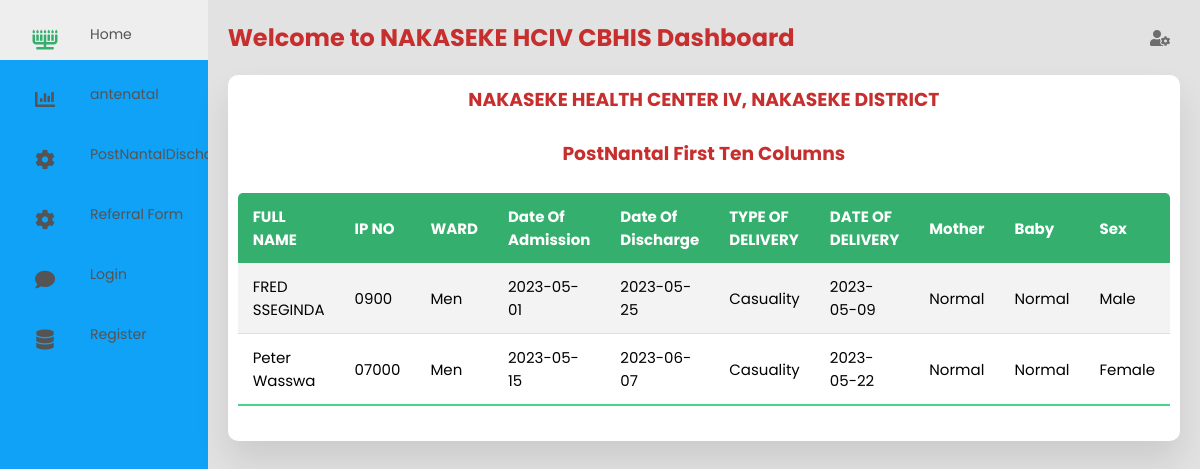
The app's page /Home.php (signed in) with its own data.
### tables this page shows
CREATE TABLE `postnatal` (
  `id` int(11) NOT NULL,
  `fullName` varchar(255) DEFAULT NULL,
  `ipNo` varchar(50) DEFAULT NULL,
  `ward` varchar(50) DEFAULT NULL,
  `dateOfAdmission` date DEFAULT NULL,
  `dateOfDischarge` date DEFAULT NULL,
  `typeOfDelivery` varchar(50) DEFAULT NULL,
  `dateOfDelivery` date DEFAULT NULL,
  `mother` varchar(255) DEFAULT NULL,
  `baby` varchar(255) DEFAULT NULL,
  `sex` varchar(10) DEFAULT NULL,
  `weight` float DEFAULT NULL,
  `feedingOption` varchar(50) DEFAULT NULL,
  `vitaminAGiven` varchar(3) DEFAULT NULL,
  `familySize` int(11) DEFAULT NULL,
  `dualProtection` varchar(3) DEFAULT NULL,
  `hivTesting` varchar(3) DEFAULT NULL,
  `infantFeeding` varchar(255) DEFAULT NULL,
  `heavyBleeding` varchar(3) DEFAULT NULL,
  `facialPuffiness` varchar(3) DEFAULT NULL,
  `fever` varchar(3) DEFAULT NULL,
  `vomiting` varchar(3) DEFAULT NULL,
  `smellingDischarge` varchar(3) DEFAULT NULL,
  `legPain` varchar(3) DEFAULT NULL,
  `abdominalPain` varchar(3) DEFAULT NULL,
  `abnormalBreathing` varchar(3) DEFAULT NULL,
  `failureToBreastfeed` varchar(3) DEFAULT NULL,
  `babyFever` varchar(3) DEFAULT NULL,
  `yellowEyesBody` varchar(3) DEFAULT NULL,
  `convulsion` varchar(3) DEFAULT NULL,
  `cordStump` varchar(3) DEFAULT NULL,
  `generalWeakness` varchar(3) DEFAULT NULL,
  `failureToPass` varchar(3) DEFAULT NULL,
  `injuries` varchar(255) DEFAULT NULL
);

### Home.php (the view, shortened to what this page needs)
<!DOCTYPE html>
<html lang="en">
<head>
  <link rel="stylesheet" href="dash.css" />
  <link rel="stylesheet" href="https://cdnjs.cloudflare.com/ajax/libs/font-awesome/5.15.4/css/all.min.css"/>
</head>
<body>
  <div class="container">
    <nav>
      <ul>
        <li><a href="Home.php">
          <i class="fas fa-menorah"></i>
          <span class="nav-item">Home</span>
        </a></li>
        <li><a href="antenatal.php">
          <i class="fas fa-chart-bar"></i>
          <span class="nav-item">antenatal</span>
        </a></li>
        <li><a href="PostNantalDischarge.php">
          <i class="fas fa-cog"></i>
          <span class="nav-item">PostNantalDischarge</span>
        </a></li>
        <li><a href="Referral_form.php">
          <i class="fas fa-cog"></i>
          <span class="nav-item">Referral Form</span>
        </a></li>
        <li><a href="Login.php">
          <i class="fas fa-comment"></i>
          <span class="nav-item">Login</span>
        </a></li>
        <li><a href="registration.php">
          <i class="fas fa-database"></i>
          <span class="nav-item">Register</span>
        </a></li>
      </ul>
    </nav>
    <section class="main">
      <div class="main-top">
        <h1 >Welcome to NAKASEKE HCIV CBHIS Dashboard</h1>
        <i class="fas fa-user-cog"></i>
      </div>
      <section class="attendance">
        <div class="attendance-list">
            <h1 style="text-align: center;">NAKASEKE HEALTH CENTER IV, NAKASEKE DISTRICT</h1><br>
          <h1 style="text-align: center;">PostNantal First ten Columns</h1>
          <table class="table">
            <thead>
                <tr>
                    <th>FULL NAME</th>
                    <th>IP NO</th>
                    <th>WARD</th>
                    <th>Date of Admission</th>
                    <th>Date of Discharge</th>
                    <th>TYPE OF DELIVERY</th>
                    <th>DATE OF DELIVERY</th>
                    <th>Mother</th>
                    <th>Baby</th>
                    <th>Sex</th>
                  </tr>
            </thead>
            <tbody>
                <?php
                $servername = "localhost";
                $username = "root";
                $password = "";
                $dbname = "Health";
                $conn = new mysqli($servername, $username, $password, $dbname);
                $sql = "SELECT `fullName`, `ipNo`, `ward`, `dateOfAdmission`, `dateOfDischarge`, `typeOfDelivery`, `dateOfDelivery`, `mother`, `baby`, `sex` FROM Postnatal";
                $result = $conn->query($sql);
                if ($result->num_rows > 0) {
                    while ($row = $result->fetch_assoc()) {
                        echo "<tr>";
                        echo "<td>" . $row["fullName"] . "</td>";
                        echo "<td>" . $row["ipNo"] . "</td>";
                        echo "<td>" . $row["ward"] . "</td>";
                        echo "<td>" . $row["dateOfAdmission"] . "</td>";
                        echo "<td>" . $row["dateOfDischarge"] . "</td>";
                        echo "<td>" . $row["typeOfDelivery"] . "</td>";
                        echo "<td>" . $row["dateOfDelivery"] . "</td>";
                        echo "<td>" . $row["mother"] . "</td>";
                        echo "<td>" . $row["baby"] . "</td>";
                        echo "<td>" . $row["sex"] . "</td>";
                        echo "</tr>";
                    }
                } else {
                    echo "<tr><td colspan='10'>No data available.</td></tr>";
                }
                ?>
            </tbody>
          </table>
        </div>
      </section>
    </section>
  </div>
</body>
</html>

### dash.css (style rules this page uses)
* { margin: 0; padding: 0; outline: none; border: none; text-decoration: none; box-sizing: border-box; font-family: "Poppins", sans-serif; }
body { background: rgb(226, 226, 226); }
nav { position: sticky; top: 0; bottom: 0; height: 100vh; left: 0; width: 90px; background: #0fa2f7; overflow: hidden; transition: 1s; }
h1 { color: #c72f2f; text-align: center; }
a { position: relative; width: 280px; font-size: 14px; color: rgb(85, 83, 83); display: table; padding: 10px; }
nav .fas { position: relative; width: 70px; height: 40px; top: 20px; font-size: 20px; text-align: center; }
.nav-item { position: relative; top: 12px; margin-left: 10px; }
.container { display: flex; }
.main { position: relative; padding: 20px; width: 100%; }
.main-top { display: flex; width: 100%; }
.main-top i { position: absolute; right: 0; margin: 10px 30px; color: rgb(110, 109, 109); cursor: pointer; }
.attendance { margin-top: 20px; text-transform: capitalize; }
.attendance-list { width: 100%; padding: 10px; margin-top: 10px; background: #fff; border-radius: 10px; box-shadow: 0 20px 35px rgba(0, 0, 0, 0.1); }
.table { border-collapse: collapse; margin: 25px 0; font-size: 15px; min-width: 100%; overflow: hidden; border-radius: 5px 5px 0 0; }
table thead tr { color: #fff; background: #34AF6D; text-align: left; font-weight: bold; }
.table th, .table td { padding: 12px 15px; }
.table tbody tr { border-bottom: 1px solid #ddd; }
.table tbody tr:nth-of-type(odd) { background: #f3f3f3; }
.table tbody tr:last-of-type { border-bottom: 2px solid #4AD489; }

### records on screen
postnatal: fullName "FRED SSEGINDA", ipNo "0900", ward "Men", dateOfAdmission "2023-05-01", dateOfDischarge "2023-05-25", typeOfDelivery "Casuality", dateOfDelivery "2023-05-09", mother "Normal", baby "Normal", sex "Male"
postnatal: fullName "Peter Wasswa", ipNo "07000", ward "Men", dateOfAdmission "2023-05-15", dateOfDischarge "2023-06-07", typeOfDelivery "Casuality", dateOfDelivery "2023-05-22", mother "Normal", baby "Normal", sex "Female"
